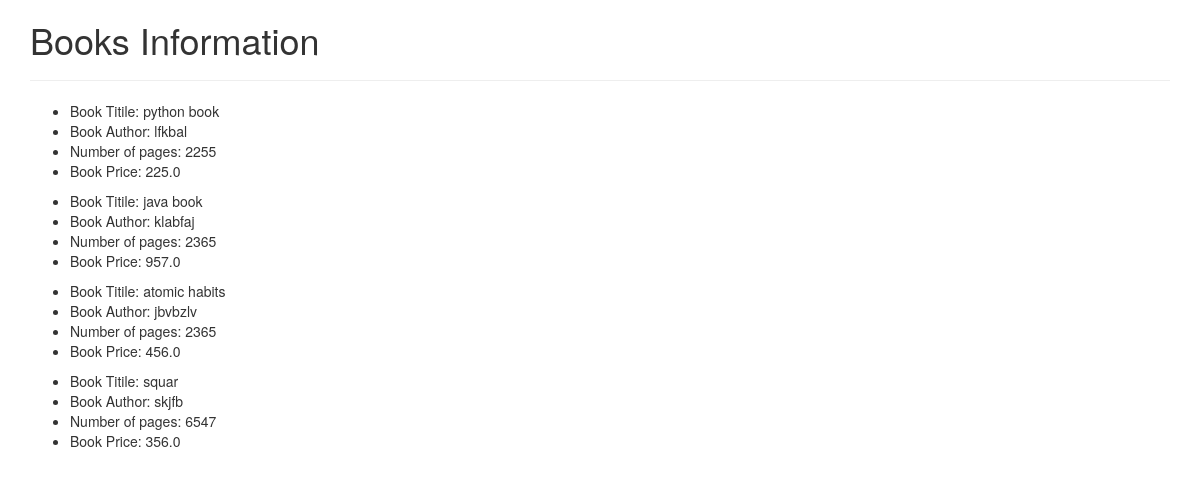
The page / on the database its author committed.
### testapp/models.py (models this page shows)
class Books(models.Model):
    title=models.CharField(max_length=300)
    author=models.CharField(max_length=30)
    pages=models.IntegerField()
    price=models.FloatField()

### testapp/views.py (the view)
# urls.py: path('', views.BookListView.as_view()),
class BookListView(ListView):
    model = Books

### templates/testapp/books_list.html
<!DOCTYPE html>
{% extends 'testapp/base.html' %}
{%block body_block%}
    <h1>Books  Information</h1><hr>
    {% for book in books_list %}
    <ul>
        <li>Book Titile: {{ book.title}}</li>
        <li>Book Author: {{ book.author}}</li>
        <li>Number of pages: {{ book.pages}}</li>
        <li>Book Price: {{ book.price}}</li>
    </ul>
    {% endfor %}
    {%endblock%}

### templates/testapp/base.html (shortened to what this page needs)
<!DOCTYPE html>
<html lang="en">
<head>
    <link rel="stylesheet" href="https://cdn.jsdelivr.net/npm/bootstrap@3.4.1/dist/css/bootstrap.min.css"
>
</head>
<body class="container">
    {%block body_block%}
    {%endblock%}
</body>
</html>

### rows shown on the page
Books: title "python book", author "lfkbal", pages "2255", price "225.0"
Books: title "java book", author "klabfaj", pages "2365", price "957.0"
Books: title "atomic habits", author "jbvbzlv", pages "2365", price "456.0"
Books: title "squar", author "skjfb", pages "6547", price "356.0"
